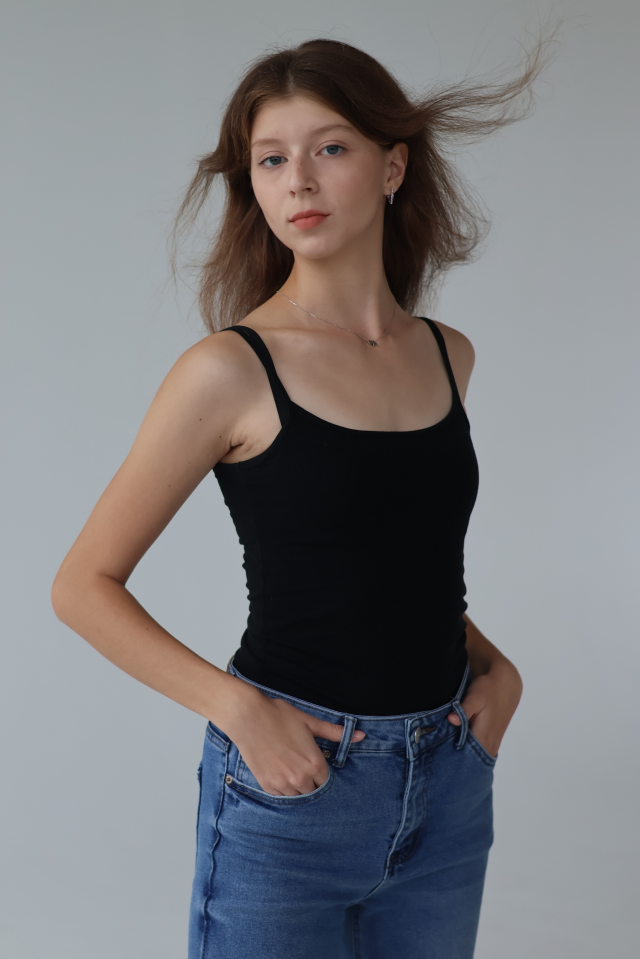
#> input picture 5-task/resources/test_faces/test_image1.JPG, 1918 x 2877 px (shown at 1/3 size)
$ python test_opencv_faces.py
#> lines starting #> are read from the running program, lines starting #| are printed output that depends on the picture
### 5-task/core/face_detector.py
import cv2
import numpy as np

# Загружаем встроенный классификатор Хаара (идет в комплекте с OpenCV)
face_cascade = cv2.CascadeClassifier(cv2.data.haarcascades + 'haarcascade_frontalface_default.xml')


def detect_faces(image: np.ndarray, scale_factor: float = 1.1, min_neighbors: int = 5) -> list:
    """
    Обнаруживает лица на изображении с помощью каскадов Хаара.
    """
    gray = cv2.cvtColor(image, cv2.COLOR_BGR2GRAY)

    # detectMultiScale возвращает (x, y, w, h)
    faces = face_cascade.detectMultiScale(gray, scaleFactor=scale_factor, minNeighbors=min_neighbors)

    # Приводим к формату (top, right, bottom, left) для совместимости
    face_locations = []
    for (x, y, w, h) in faces:
        face_locations.append((y, x + w, y + h, x))

    return face_locations


def draw_face_boxes(image: np.ndarray, face_locations: list,
                    color: tuple = (0, 255, 0), thickness: int = 2) -> np.ndarray:
    """Рисует прямоугольники вокруг обнаруженных лиц."""
    result_image = image.copy()
    for (top, right, bottom, left) in face_locations:
        cv2.rectangle(result_image, (left, top), (right, bottom), color, thickness)
    return result_image


def count_faces(image: np.ndarray) -> int:
    return len(detect_faces(image))


def validate_single_face(image: np.ndarray) -> tuple:
    """Проверяет, что на изображении ровно одно лицо."""
    face_locations = detect_faces(image)
    count = len(face_locations)

    if count == 0:
        return False, "На изображении не обнаружено лиц", None
    elif count == 1:
        return True, "Обнаружено одно лицо", face_locations[0]
    else:
        return False, f"Обнаружено {count} лиц. Требуется ровно одно лицо.", None


def get_face_crop(image: np.ndarray, face_location: tuple, padding: int = 20) -> np.ndarray:
    """Вырезает область лица с небольшим отступом."""
    top, right, bottom, left = face_location
    h, w = image.shape[:2]
    top = max(0, top - padding)
    bottom = min(h, bottom + padding)
    left = max(0, left - padding)
    right = min(w, right + padding)
    return image[top:bottom, left:right]

### 5-task/core/face_encoder.py
import cv2
import numpy as np
from core.face_detector import validate_single_face, get_face_crop

# Стандартный размер лица для алгоритма LBPH
TARGET_SIZE = (100, 100)


def extract_face_encoding(image: np.ndarray) -> np.ndarray:
    """
    Подготавливает изображение лица для алгоритма LBPH.
    Переводит в оттенки серого и изменяет размер до 100x100.
    """
    # Проверяем, что ровно одно лицо
    is_valid, message, face_location = validate_single_face(image)
    if not is_valid:
        raise ValueError(message)

    # Вырезаем лицо
    face_crop = get_face_crop(image, face_location, padding=10)

    # Переводим в оттенки серого (LBPH работает только с grayscale)
    gray_face = cv2.cvtColor(face_crop, cv2.COLOR_BGR2GRAY)

    # Приводим к единому размеру
    resized_face = cv2.resize(gray_face, TARGET_SIZE)

    return resized_face


def extract_single_face_encoding(image: np.ndarray) -> np.ndarray:
    """Совместимый интерфейс."""
    return extract_face_encoding(image)


# [8 lines left out: function compare_encodings, not called in this run]

### 5-task/test_opencv_faces.py
import cv2
from core.face_detector import detect_faces, draw_face_boxes, validate_single_face
from core.face_encoder import extract_face_encoding

# Замени на путь к твоему фото
image = cv2.imread("resources/test_faces/test_image1.JPG")
#> image is the input picture: shape (2877, 1918, 3); mean B, G, R 124.7, 122.1, 123

if image is None:
    print("Не удалось загрузить изображение")
    exit()

# 1. Детекция
face_locations = detect_faces(image)
#> in detect_faces, `gray = cv2.cvtColor(image, cv2.COLOR_BGR2GRAY)`:
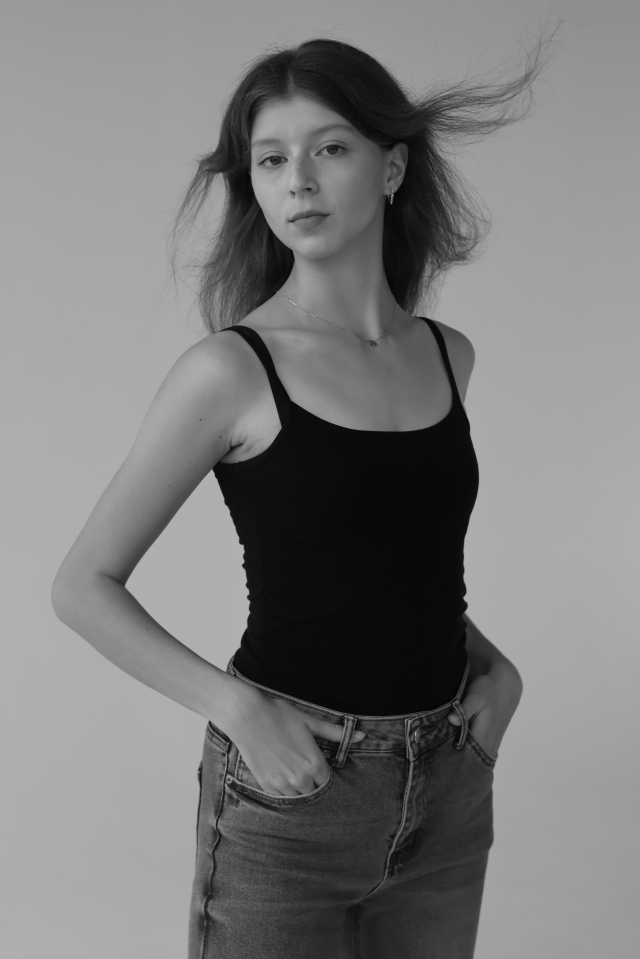
#> gray: shape (2877, 1918) (shown at 1/3 size); min 1, max 235, mean 122.8
#> in detect_faces, `faces = face_cascade.detectMultiScale(gray, scaleFactor=scale_factor, ..`: faces = [[689, 290, 441, 441]]
#> the loop in detect_faces, `for (x, y, w, h) in faces:` made 1 pass
#> after the loop in detect_faces, `for (x, y, w, h) in faces:`: face_locations = [(290, 1130, 731, 689)]
#> face_locations = [(290, 1130, 731, 689)]
print(f"Обнаружено лиц: {len(face_locations)}")
#| Обнаружено лиц: 1

if len(face_locations) > 0:
    result = draw_face_boxes(image, face_locations, color=(0, 255, 0), thickness=3)
#> the loop in draw_face_boxes, `for (top, right, bottom, left) in face_locations:` made 1 pass
    cv2.imshow("OpenCV Face Detection", result)
    cv2.waitKey(0)
    cv2.destroyAllWindows()

    # 2. Подготовка признаков
    encoding = extract_face_encoding(image)
#> the loop in detect_faces (call 2), `for (x, y, w, h) in faces:` made 1 pass
#> in validate_single_face, `count = len(face_locations)`: count = 1
#> in extract_face_encoding, `is_valid, message, face_location = validate_single_face(image)`: is_valid = True; message = 'Обнаружено одно лицо'; face_location = (290, 1130, 731, 689)
#> in get_face_crop, `top, right, bottom, left = face_location`: top = 290; right = 1130; bottom = 731; left = 689
#> in get_face_crop, `top = max(0, top - padding)`: top = 280
#> in get_face_crop, `bottom = min(h, bottom + padding)`: bottom = 741
#> in get_face_crop, `left = max(0, left - padding)`: left = 679
#> in get_face_crop, `right = min(w, right + padding)`: right = 1140
#> in get_face_crop, `return image[top:bottom, left:right]`:
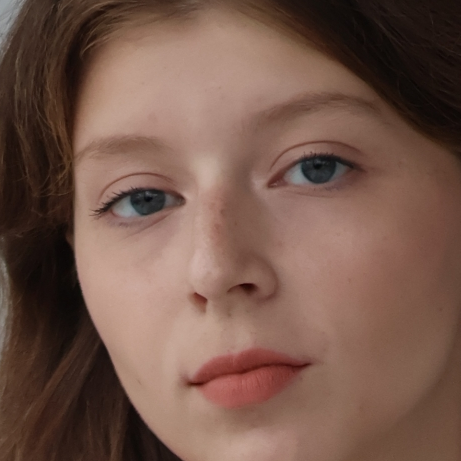
#> returned value: shape (461, 461, 3); mean of channels 0, 1, 2 75.4, 87.6, 117.7; drawn as B, G, R
#> in extract_face_encoding, `gray_face = cv2.cvtColor(face_crop, cv2.COLOR_BGR2GRAY)`:
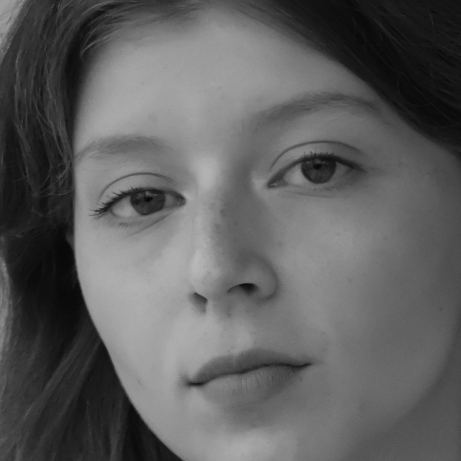
#> gray_face: shape (461, 461); min 7, max 185, mean 95.2
    print(f"Признаки подготовлены. Размер: {encoding.shape}")
#| Признаки подготовлены. Размер: (100, 100)
    print("OpenCV работает стабильно! Никаких DLL и импортов.")
